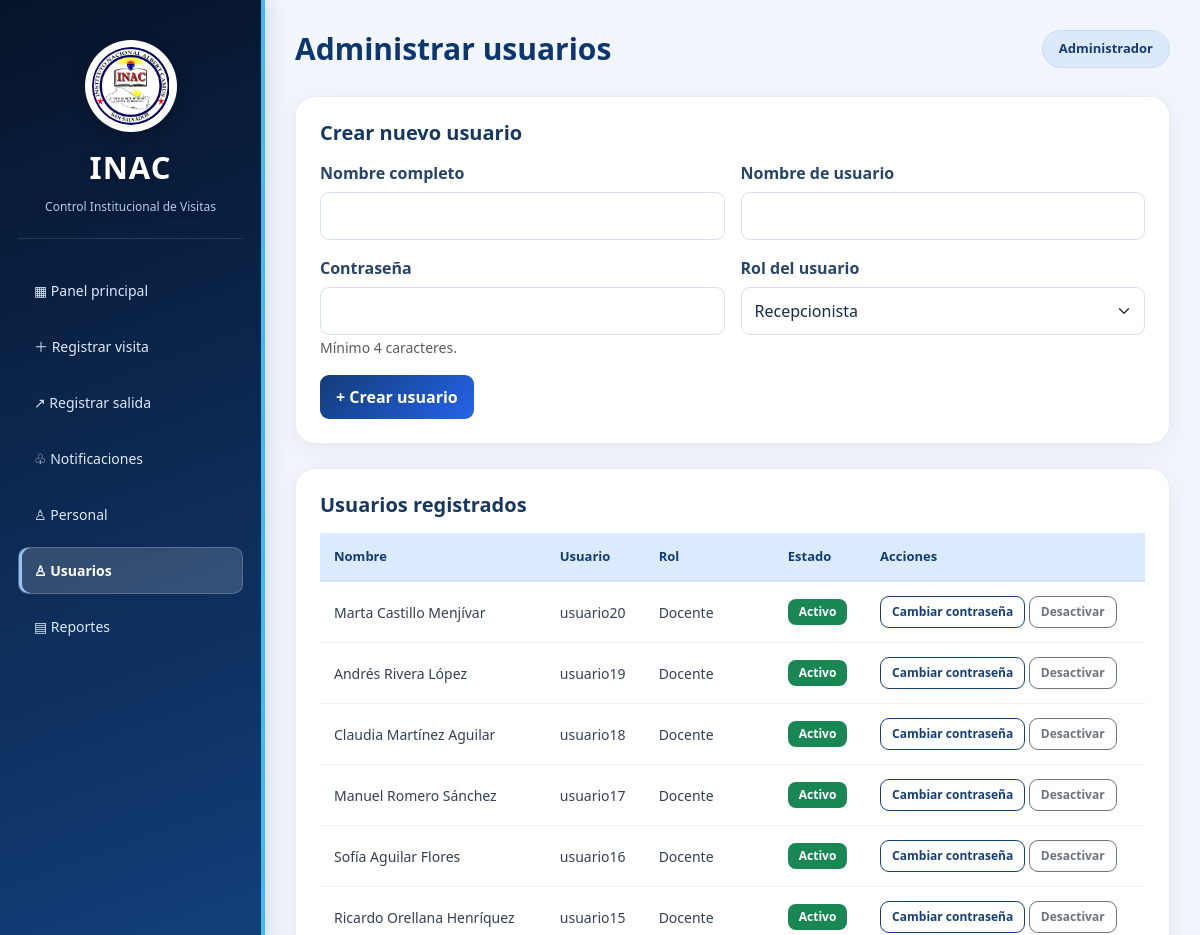
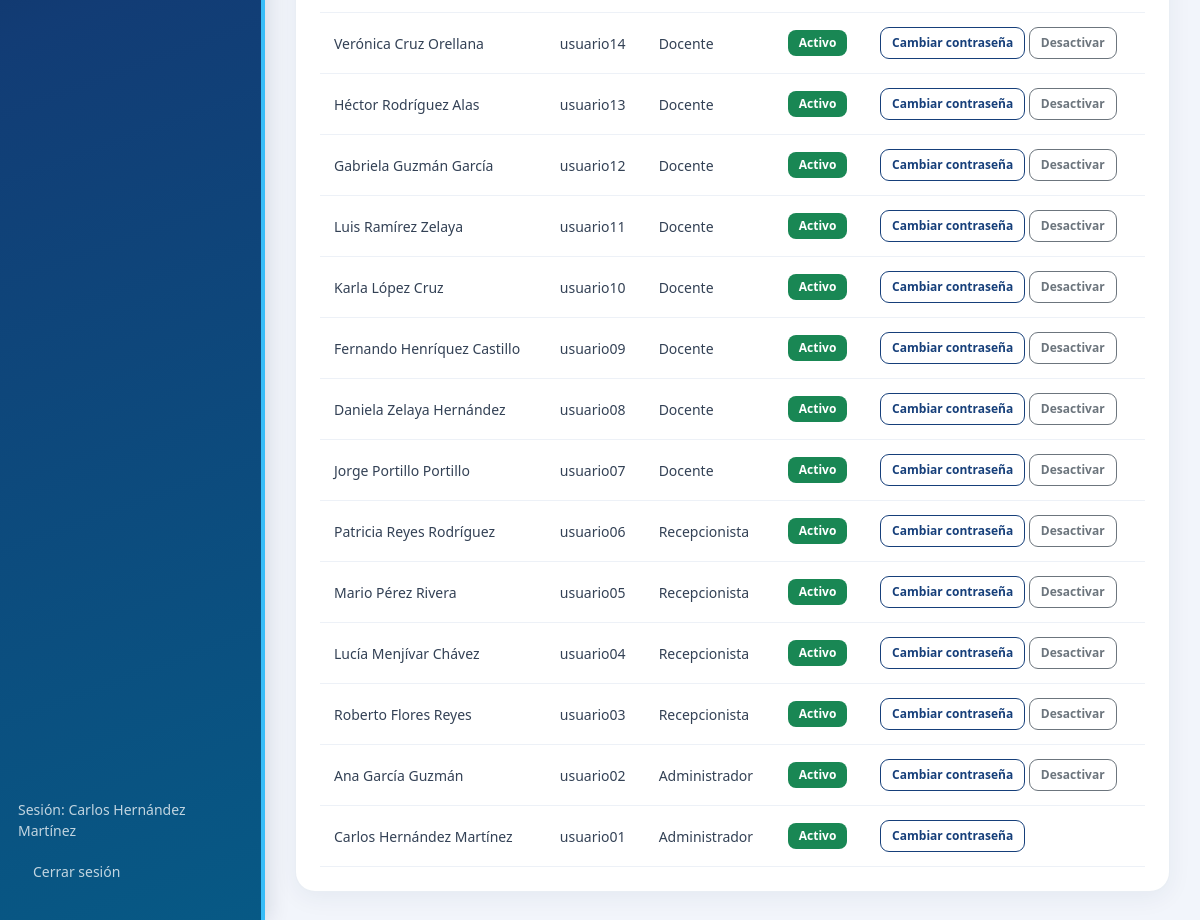
/usuarios.php (signed in), run on the app's committed database (2 pictures, top to bottom).
### tables this page shows
CREATE TABLE `cv_usuarios` (
  `id` int(11) NOT NULL,
  `nombre` varchar(100) NOT NULL,
  `usuario` varchar(50) NOT NULL,
  `password` varchar(255) NOT NULL,
  `rol` enum('administrador','recepcionista','docente') NOT NULL DEFAULT 'recepcionista',
  `estado` tinyint(1) NOT NULL DEFAULT 1,
  `creado_en` timestamp NULL DEFAULT current_timestamp()
);

### usuarios.php (the view, shortened to what this page needs)
<?php
require_once __DIR__ . '/config.php';
$rows = $conexion->query(
    "SELECT id, nombre, usuario, rol, estado
     FROM cv_usuarios
     ORDER BY id DESC"
);
$usuarios = $rows->fetch_all(MYSQLI_ASSOC);
?>
<div class="panel p-4 mb-4">
    <h4 class="mb-3">Crear nuevo usuario</h4>
    <form method="POST">
        <div class="row g-3">
            <div class="col-md-6">
                <label class="form-label">
                    Nombre completo
                </label>
                <input type="text"
                       name="nombre"
                       class="form-control"
                       maxlength="100"
                       required>
            </div>
            <div class="col-md-6">
                <label class="form-label">
                    Nombre de usuario
                </label>
                <input type="text"
                       name="usuario"
                       class="form-control"
                       maxlength="50"
                       required>
            </div>
            <div class="col-md-6">
                <label class="form-label">
                    Contraseña
                </label>
                <input type="password"
                       name="password"
                       class="form-control"
                       minlength="4"
                       autocomplete="new-password"
                       required>
                <small class="text-muted">
                    Mínimo 4 caracteres.
                </small>
            </div>
            <div class="col-md-6">
                <label class="form-label">
                    Rol del usuario
                </label>
                <select name="rol" class="form-select">
                    <option value="recepcionista">
                        Recepcionista
                    </option>
                </select>
            </div>
            <div class="col-12">
                <button type="submit"
                        class="btn btn-primary">
                    + Crear usuario
                </button>
            </div>
        </div>
    </form>
</div>
<div class="panel p-4">
    <h4 class="mb-3">Usuarios registrados</h4>
    <div class="table-responsive">
        <table class="table table-hover align-middle">
            <thead>
                <tr>
                    <th>Nombre</th>
                    <th>Usuario</th>
                    <th>Rol</th>
                    <th>Estado</th>
                    <th>Acciones</th>
                </tr>
            </thead>
            <tbody>
            <?php foreach ($usuarios as $r): ?>
                <tr>
                    <td><?= h($r['nombre']) ?></td>
                    <td><?= h($r['usuario']) ?></td>
                    <td><?= h(ucfirst($r['rol'])) ?></td>
                    <td>
                        <?php if ($r['estado']): ?>
                            <span class="badge bg-success">
                                Activo
                            </span>
                        <?php else: ?>
                            <span class="badge bg-danger">
                                Inactivo
                            </span>
                        <?php endif; ?>
                    </td>
                    <td>
                        <button
                            type="button"
                            class="btn btn-sm btn-outline-primary"
                            data-bs-toggle="modal"
                            data-bs-target="#pass<?= (int)$r['id'] ?>">
                            Cambiar contraseña
                        </button>
                        <?php if ((int)$r['id'] !==
                                  (int)$_SESSION['usuario_id']): ?>
                            <form method="POST"
                                  class="d-inline">
                                <button type="submit"
                                        class="btn btn-sm btn-outline-secondary">
                                    <?= $r['estado']
                                        ? 'Desactivar'
                                        : 'Activar' ?>
                                </button>
                            </form>
                        <?php endif; ?>
                    </td>
                </tr>
            <?php endforeach; ?>
            </tbody>
        </table>
    </div>
</div>

### estilo.css (style rules this page uses)
:root { --navy: #081a36; --navy2: #112e57; --navy3: #1b467c; --blue: #2563eb; --blue-light: #e8f0ff; --bg: #f2f5fb; --white: #ffffff; --text: #172b4d; --muted: #64748b; --border: #e2e8f0; }
* { box-sizing: border-box; }
body { margin: 0; background: var(--bg); font-family: 'Segoe UI', system-ui, sans-serif; color: var(--text); }
.panel { border: 1px solid rgba(226,232,240,0.75); border-radius: 17px; background: white; box-shadow: 0 6px 24px rgba(22,52,92,0.06); transition: box-shadow 0.2s ease; }
.panel h4 { color: #173763; font-weight: 700; font-size: 20px; }
.btn { border-radius: 9px; font-weight: 600; padding: 10px 16px; transition: all 0.2s ease; }
.btn-primary { background: #163f7a; border-color: #163f7a; }
.btn-outline-primary { color: #163f7a; border-color: #163f7a; }
.btn-sm { padding: 6px 11px; font-size: 12px; }
.form-label { font-weight: 600; color: #28446d; margin-bottom: 7px; }
.form-control, .form-select { border: 1px solid #d7e1ee; border-radius: 9px; padding: 11px 13px; color: var(--text); background-color: white; }
.table { margin-bottom: 0; }
.table thead th { background: #eaf1fb; color: #24456f; font-weight: 700; font-size: 13px; padding: 14px; border-bottom: 2px solid #d6e3f4; white-space: nowrap; }
.table tbody td { padding: 14px; vertical-align: middle; color: #334155; border-color: #edf1f7; font-size: 14px; }
.badge { font-size: 12px; padding: 7px 11px; border-radius: 8px; font-weight: 600; }
.panel { border-radius: 20px; }
.btn-primary { background: linear-gradient( 135deg, #123c75, #2563eb ); border: none; }
.table thead th { background: #dceaff; color: #123c75; }

### data on the page
cv_usuarios: nombre "Marta Castillo Menjívar", usuario "usuario20", rol "Docente", estado "Activo"
cv_usuarios: nombre "Andrés Rivera López", usuario "usuario19", rol "Docente", estado "Activo"
cv_usuarios: nombre "Claudia Martínez Aguilar", usuario "usuario18", rol "Docente", estado "Activo"
cv_usuarios: nombre "Manuel Romero Sánchez", usuario "usuario17", rol "Docente", estado "Activo"
cv_usuarios: nombre "Sofía Aguilar Flores", usuario "usuario16", rol "Docente", estado "Activo"
cv_usuarios: nombre "Ricardo Orellana Henríquez", usuario "usuario15", rol "Docente", estado "Activo"
cv_usuarios: nombre "Verónica Cruz Orellana", usuario "usuario14", rol "Docente", estado "Activo"
cv_usuarios: nombre "Héctor Rodríguez Alas", usuario "usuario13", rol "Docente", estado "Activo"
cv_usuarios: nombre "Gabriela Guzmán García", usuario "usuario12", rol "Docente", estado "Activo"
cv_usuarios: nombre "Luis Ramírez Zelaya", usuario "usuario11", rol "Docente", estado "Activo"
cv_usuarios: nombre "Karla López Cruz", usuario "usuario10", rol "Docente", estado "Activo"
cv_usuarios: nombre "Fernando Henríquez Castillo", usuario "usuario09", rol "Docente", estado "Activo"
cv_usuarios: nombre "Daniela Zelaya Hernández", usuario "usuario08", rol "Docente", estado "Activo"
cv_usuarios: nombre "Jorge Portillo Portillo", usuario "usuario07", rol "Docente", estado "Activo"
cv_usuarios: nombre "Patricia Reyes Rodríguez", usuario "usuario06", rol "Recepcionista", estado "Activo"
cv_usuarios: nombre "Mario Pérez Rivera", usuario "usuario05", rol "Recepcionista", estado "Activo"
cv_usuarios: nombre "Lucía Menjívar Chávez", usuario "usuario04", rol "Recepcionista", estado "Activo"
cv_usuarios: nombre "Roberto Flores Reyes", usuario "usuario03", rol "Recepcionista", estado "Activo"
cv_usuarios: nombre "Ana García Guzmán", usuario "usuario02", rol "Administrador", estado "Activo"
cv_usuarios: nombre "Carlos Hernández Martínez", usuario "usuario01", rol "Administrador", estado "Activo"

### other printed values
$nombre "Carlos Hernández Martínez"
$title "Administrar usuarios"
$rol "Administrador"
